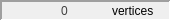
   <widget class="QFrame" name="frame_3d_vertices">
    <property name="geometry">
     <rect>
      <x>426</x>
      <y>6</y>
      <width>171</width>
      <height>21</height>
     </rect>
    </property>
    <property name="toolTip">
     <string>&lt;html&gt;&lt;head/&gt;&lt;body&gt;&lt;p&gt;Size of the image in pixels&lt;/p&gt;&lt;/body&gt;&lt;/html&gt;</string>
    </property>
    <property name="frameShape">
     <enum>QFrame::Panel</enum>
    </property>
    <property name="frameShadow">
     <enum>QFrame::Sunken</enum>
    </property>
    <property name="lineWidth">
     <number>2</number>
    </property>
    <widget class="QLabel" name="label_21">
     <property name="geometry">
      <rect>
       <x>0</x>
       <y>1</y>
       <width>21</width>
       <height>21</height>
      </rect>
     </property>
     <property name="toolTip">
      <string>&lt;html&gt;&lt;head/&gt;&lt;body&gt;&lt;p&gt;Number of vertices in 3D scene&lt;/p&gt;&lt;/body&gt;&lt;/html&gt;</string>
     </property>
     <property name="text">
      <string/>
     </property>
     <property name="pixmap">
      <pixmap resource="resources.qrc">:/icons/3d.png</pixmap>
     </property>
     <property name="scaledContents">
      <bool>true</bool>
     </property>
    </widget>
    <widget class="QLabel" name="label_22">
     <property name="geometry">
      <rect>
       <x>112</x>
       <y>0</y>
       <width>61</width>
       <height>21</height>
      </rect>
     </property>
     <property name="toolTip">
      <string>&lt;html&gt;&lt;head/&gt;&lt;body&gt;&lt;p&gt;Number of vertices in 3D scene&lt;/p&gt;&lt;/body&gt;&lt;/html&gt;</string>
     </property>
     <property name="text">
      <string>vertices</string>
     </property>
    </widget>
    <widget class="QSpinBox" name="spinBox_vertices">
     <property name="geometry">
      <rect>
       <x>21</x>
       <y>0</y>
       <width>89</width>
       <height>21</height>
      </rect>
     </property>
     <property name="toolTip">
      <string>&lt;html&gt;&lt;head/&gt;&lt;body&gt;&lt;p&gt;Number of vertices in 3D scene&lt;/p&gt;&lt;/body&gt;&lt;/html&gt;</string>
     </property>
     <property name="styleSheet">
      <string notr="true">QSpinBox {
	color:rgb(64,64,64);
	background-color:rgba(92,92,92,0);
	border: 0px;
}

QToolTip {
    border:2px solid black;
	padding:5px;
	background-color:rgb(64,64,64);
	color:white;
	font-size: 14px;
}</string>
     </property>
     <property name="alignment">
      <set>Qt::AlignCenter</set>
     </property>
     <property name="buttonSymbols">
      <enum>QAbstractSpinBox::NoButtons</enum>
     </property>
     <property name="maximum">
      <number>2000000018</number>
     </property>
     <property name="displayIntegerBase">
      <number>10</number>
     </property>
    </widget>
    <zorder>spinBox_vertices</zorder>
    <zorder>label_21</zorder>
    <zorder>label_22</zorder>
   </widget>
